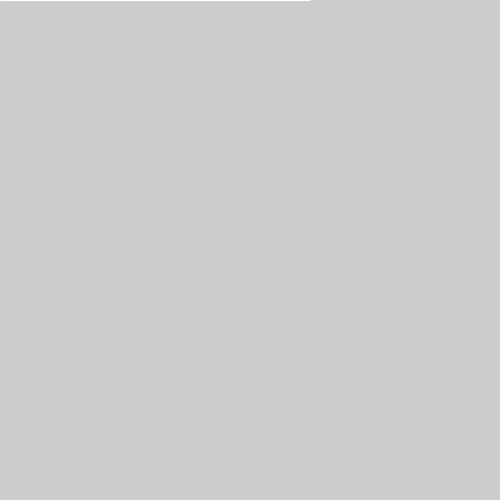
Frame 1 (no input)
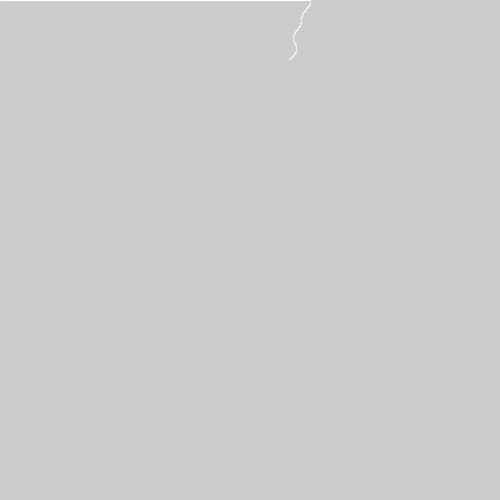
Frame 60 (the mouse pressed at the canvas centre just before this capture)
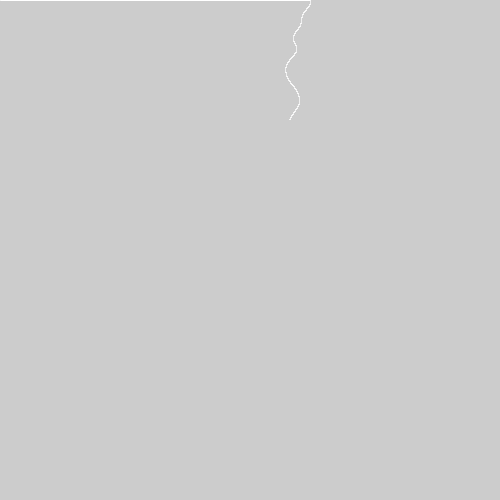
Frame 120 (the mouse held since frame 60 and released just before this capture)

The Processing sketch that drew these frames (run headless with seeded random() and noise(); from frame 60 on, the mouse is pressed at the canvas centre):

// Processing sketch: perlinNoise
// ── perlinNoise.pde
void setup()
{
  size(500, 500);
  x = width / 2;
  y = 0;
  theta = 0;
}

float x, y;
float lx, ly;
float theta;

void draw()
{
  //background(0);
  stroke(255);
  fill(255);
  x = (width / 2) + (noise(theta) * 100);

  line(x, y, lx, ly);
  y += 1;
  theta += 0.01f;
  lx = x;
  ly = y;
}
